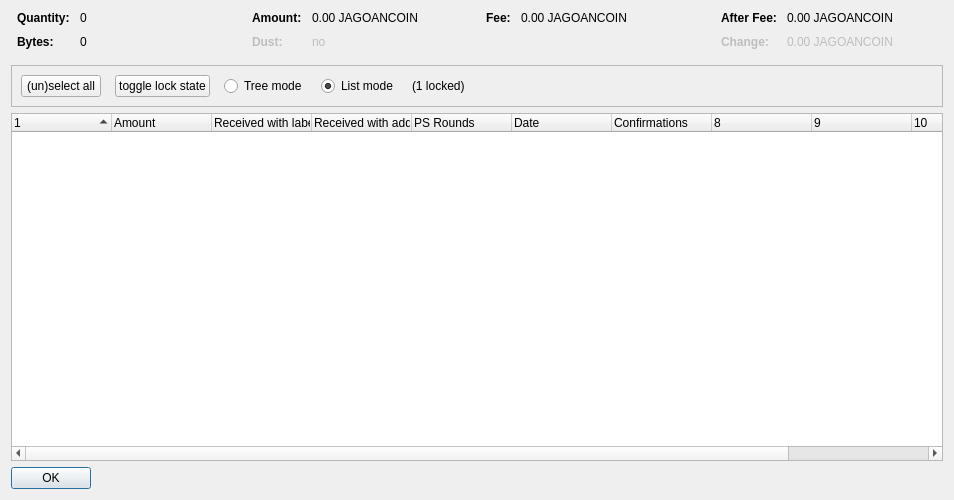
<?xml version="1.0" encoding="UTF-8"?>
<ui version="4.0">
 <class>CoinControlDialog</class>
 <widget class="QDialog" name="CoinControlDialog">
  <property name="geometry">
   <rect>
    <x>0</x>
    <y>0</y>
    <width>954</width>
    <height>500</height>
   </rect>
  </property>
  <property name="windowTitle">
   <string>Coin Selection</string>
  </property>
  <layout class="QVBoxLayout" name="verticalLayout">
   <item>
    <layout class="QHBoxLayout" name="horizontalLayoutTop" stretch="0,0,0,0">
     <property name="topMargin">
      <number>0</number>
     </property>
     <property name="bottomMargin">
      <number>10</number>
     </property>
     <item>
      <layout class="QFormLayout" name="formLayoutCoinControl1">
       <property name="horizontalSpacing">
        <number>10</number>
       </property>
       <property name="verticalSpacing">
        <number>10</number>
       </property>
       <property name="leftMargin">
        <number>6</number>
       </property>
       <property name="rightMargin">
        <number>6</number>
       </property>
       <item row="0" column="0">
        <widget class="QLabel" name="labelCoinControlQuantityText">
         <property name="font">
          <font>
           <weight>75</weight>
           <bold>true</bold>
          </font>
         </property>
         <property name="text">
          <string>Quantity:</string>
         </property>
        </widget>
       </item>
       <item row="0" column="1">
        <widget class="QLabel" name="labelCoinControlQuantity">
         <property name="cursor">
          <cursorShape>IBeamCursor</cursorShape>
         </property>
         <property name="contextMenuPolicy">
          <enum>Qt::ActionsContextMenu</enum>
         </property>
         <property name="text">
          <string notr="true">0</string>
         </property>
         <property name="textInteractionFlags">
          <set>Qt::LinksAccessibleByMouse|Qt::TextSelectableByKeyboard|Qt::TextSelectableByMouse</set>
         </property>
        </widget>
       </item>
       <item row="1" column="0">
        <widget class="QLabel" name="labelCoinControlBytesText">
         <property name="font">
          <font>
           <weight>75</weight>
           <bold>true</bold>
          </font>
         </property>
         <property name="text">
          <string>Bytes:</string>
         </property>
        </widget>
       </item>
       <item row="1" column="1">
        <widget class="QLabel" name="labelCoinControlBytes">
         <property name="cursor">
          <cursorShape>IBeamCursor</cursorShape>
         </property>
         <property name="contextMenuPolicy">
          <enum>Qt::ActionsContextMenu</enum>
         </property>
         <property name="text">
          <string notr="true">0</string>
         </property>
         <property name="textInteractionFlags">
          <set>Qt::LinksAccessibleByMouse|Qt::TextSelectableByKeyboard|Qt::TextSelectableByMouse</set>
         </property>
        </widget>
       </item>
      </layout>
     </item>
     <item>
      <layout class="QFormLayout" name="formLayoutCoinControl2">
       <property name="horizontalSpacing">
        <number>10</number>
       </property>
       <property name="verticalSpacing">
        <number>10</number>
       </property>
       <property name="leftMargin">
        <number>6</number>
       </property>
       <property name="rightMargin">
        <number>6</number>
       </property>
       <item row="0" column="0">
        <widget class="QLabel" name="labelCoinControlAmountText">
         <property name="font">
          <font>
           <weight>75</weight>
           <bold>true</bold>
          </font>
         </property>
         <property name="text">
          <string>Amount:</string>
         </property>
        </widget>
       </item>
       <item row="0" column="1">
        <widget class="QLabel" name="labelCoinControlAmount">
         <property name="cursor">
          <cursorShape>IBeamCursor</cursorShape>
         </property>
         <property name="contextMenuPolicy">
          <enum>Qt::ActionsContextMenu</enum>
         </property>
         <property name="text">
          <string notr="true">0.00 JAGOANCOIN</string>
         </property>
         <property name="textInteractionFlags">
          <set>Qt::LinksAccessibleByMouse|Qt::TextSelectableByKeyboard|Qt::TextSelectableByMouse</set>
         </property>
        </widget>
       </item>
       <item row="1" column="0">
        <widget class="QLabel" name="labelCoinControlLowOutputText">
         <property name="enabled">
          <bool>false</bool>
         </property>
         <property name="font">
          <font>
           <weight>75</weight>
           <bold>true</bold>
          </font>
         </property>
         <property name="text">
          <string>Dust:</string>
         </property>
        </widget>
       </item>
       <item row="1" column="1">
        <widget class="QLabel" name="labelCoinControlLowOutput">
         <property name="enabled">
          <bool>false</bool>
         </property>
         <property name="cursor">
          <cursorShape>IBeamCursor</cursorShape>
         </property>
         <property name="contextMenuPolicy">
          <enum>Qt::ActionsContextMenu</enum>
         </property>
         <property name="text">
          <string notr="true">no</string>
         </property>
         <property name="textInteractionFlags">
          <set>Qt::LinksAccessibleByMouse|Qt::TextSelectableByKeyboard|Qt::TextSelectableByMouse</set>
         </property>
        </widget>
       </item>
      </layout>
     </item>
     <item>
      <layout class="QFormLayout" name="formLayoutCoinControl3">
       <property name="horizontalSpacing">
        <number>10</number>
       </property>
       <property name="verticalSpacing">
        <number>10</number>
       </property>
       <property name="leftMargin">
        <number>6</number>
       </property>
       <property name="rightMargin">
        <number>6</number>
       </property>
       <item row="0" column="0">
        <widget class="QLabel" name="labelCoinControlFeeText">
         <property name="font">
          <font>
           <weight>75</weight>
           <bold>true</bold>
          </font>
         </property>
         <property name="text">
          <string>Fee:</string>
         </property>
        </widget>
       </item>
       <item row="0" column="1">
        <widget class="QLabel" name="labelCoinControlFee">
         <property name="cursor">
          <cursorShape>IBeamCursor</cursorShape>
         </property>
         <property name="contextMenuPolicy">
          <enum>Qt::ActionsContextMenu</enum>
         </property>
         <property name="text">
          <string notr="true">0.00 JAGOANCOIN</string>
         </property>
         <property name="textInteractionFlags">
          <set>Qt::LinksAccessibleByMouse|Qt::TextSelectableByKeyboard|Qt::TextSelectableByMouse</set>
         </property>
        </widget>
       </item>
      </layout>
     </item>
     <item>
      <layout class="QFormLayout" name="formLayoutCoinControl4">
       <property name="horizontalSpacing">
        <number>10</number>
       </property>
       <property name="verticalSpacing">
        <number>10</number>
       </property>
       <property name="leftMargin">
        <number>6</number>
       </property>
       <property name="rightMargin">
        <number>6</number>
       </property>
       <item row="0" column="0">
        <widget class="QLabel" name="labelCoinControlAfterFeeText">
         <property name="font">
          <font>
           <weight>75</weight>
           <bold>true</bold>
          </font>
         </property>
         <property name="text">
          <string>After Fee:</string>
         </property>
        </widget>
       </item>
       <item row="0" column="1">
        <widget class="QLabel" name="labelCoinControlAfterFee">
         <property name="cursor">
          <cursorShape>IBeamCursor</cursorShape>
         </property>
         <property name="contextMenuPolicy">
          <enum>Qt::ActionsContextMenu</enum>
         </property>
         <property name="text">
          <string notr="true">0.00 JAGOANCOIN</string>
         </property>
         <property name="textInteractionFlags">
          <set>Qt::LinksAccessibleByMouse|Qt::TextSelectableByKeyboard|Qt::TextSelectableByMouse</set>
         </property>
        </widget>
       </item>
       <item row="1" column="0">
        <widget class="QLabel" name="labelCoinControlChangeText">
         <property name="enabled">
          <bool>false</bool>
         </property>
         <property name="font">
          <font>
           <weight>75</weight>
           <bold>true</bold>
          </font>
         </property>
         <property name="text">
          <string>Change:</string>
         </property>
        </widget>
       </item>
       <item row="1" column="1">
        <widget class="QLabel" name="labelCoinControlChange">
         <property name="enabled">
          <bool>false</bool>
         </property>
         <property name="cursor">
          <cursorShape>IBeamCursor</cursorShape>
         </property>
         <property name="contextMenuPolicy">
          <enum>Qt::ActionsContextMenu</enum>
         </property>
         <property name="text">
          <string notr="true">0.00 JAGOANCOIN</string>
         </property>
         <property name="textInteractionFlags">
          <set>Qt::LinksAccessibleByMouse|Qt::TextSelectableByKeyboard|Qt::TextSelectableByMouse</set>
         </property>
        </widget>
       </item>
      </layout>
     </item>
    </layout>
   </item>
   <item>
    <widget class="QFrame" name="frame">
     <property name="minimumSize">
      <size>
       <width>0</width>
       <height>40</height>
      </size>
     </property>
     <property name="frameShape">
      <enum>QFrame::StyledPanel</enum>
     </property>
     <property name="frameShadow">
      <enum>QFrame::Sunken</enum>
     </property>
     <layout class="QHBoxLayout" name="horizontalLayout">
      <item>
       <layout class="QHBoxLayout" name="horizontalLayoutPanel" stretch="0,0,0,0,0,0">
        <property name="spacing">
         <number>14</number>
        </property>
        <item>
         <widget class="QPushButton" name="pushButtonSelectAll">
          <property name="sizePolicy">
           <sizepolicy hsizetype="Maximum" vsizetype="Fixed">
            <horstretch>0</horstretch>
            <verstretch>0</verstretch>
           </sizepolicy>
          </property>
          <property name="text">
           <string>(un)select all</string>
          </property>
          <property name="autoDefault">
           <bool>false</bool>
          </property>
         </widget>
        </item>
        <item>
         <widget class="QPushButton" name="pushButtonToggleLock">
          <property name="sizePolicy">
           <sizepolicy hsizetype="Maximum" vsizetype="Fixed">
            <horstretch>0</horstretch>
            <verstretch>0</verstretch>
           </sizepolicy>
          </property>
          <property name="text">
           <string>toggle lock state</string>
          </property>
          <property name="autoDefault">
           <bool>false</bool>
          </property>
         </widget>
        </item>
        <item>
         <widget class="QRadioButton" name="radioTreeMode">
          <property name="sizePolicy">
           <sizepolicy hsizetype="Maximum" vsizetype="Fixed">
            <horstretch>0</horstretch>
            <verstretch>0</verstretch>
           </sizepolicy>
          </property>
          <property name="text">
           <string>Tree mode</string>
          </property>
         </widget>
        </item>
        <item>
         <widget class="QRadioButton" name="radioListMode">
          <property name="sizePolicy">
           <sizepolicy hsizetype="Maximum" vsizetype="Fixed">
            <horstretch>0</horstretch>
            <verstretch>0</verstretch>
           </sizepolicy>
          </property>
          <property name="text">
           <string>List mode</string>
          </property>
          <property name="checked">
           <bool>true</bool>
          </property>
         </widget>
        </item>
        <item>
         <widget class="QLabel" name="labelLocked">
          <property name="text">
           <string>(1 locked)</string>
          </property>
         </widget>
        </item>
        <item>
         <spacer name="horizontalSpacer">
          <property name="orientation">
           <enum>Qt::Horizontal</enum>
          </property>
          <property name="sizeHint" stdset="0">
           <size>
            <width>40</width>
            <height>20</height>
           </size>
          </property>
         </spacer>
        </item>
       </layout>
      </item>
     </layout>
    </widget>
   </item>
   <item>
    <widget class="CoinControlTreeWidget" name="treeWidget">
     <property name="contextMenuPolicy">
      <enum>Qt::CustomContextMenu</enum>
     </property>
     <property name="sortingEnabled">
      <bool>false</bool>
     </property>
     <property name="columnCount">
      <number>11</number>
     </property>
     <attribute name="headerShowSortIndicator" stdset="0">
      <bool>true</bool>
     </attribute>
     <attribute name="headerStretchLastSection">
      <bool>false</bool>
     </attribute>
     <column>
      <property name="text">
       <string/>
      </property>
     </column>
     <column>
      <property name="text">
       <string>Amount</string>
      </property>
     </column>
     <column>
      <property name="text">
       <string>Received with label</string>
      </property>
     </column>
     <column>
      <property name="text">
       <string>Received with address</string>
      </property>
     </column>
     <column>
      <property name="text">
       <string>PS Rounds</string>
      </property>
     </column>
     <column>
      <property name="text">
       <string>Date</string>
      </property>
     </column>
     <column>
      <property name="text">
       <string>Confirmations</string>
      </property>
      <property name="toolTip">
       <string>Confirmed</string>
      </property>
     </column>
     <column>
      <property name="text">
       <string/>
      </property>
     </column>
     <column>
      <property name="text">
       <string/>
      </property>
     </column>
     <column>
      <property name="text">
       <string/>
      </property>
     </column>
     <column>
      <property name="text">
       <string/>
      </property>
     </column>
    </widget>
   </item>
   <item>
    <widget class="QDialogButtonBox" name="buttonBox">
     <property name="sizePolicy">
      <sizepolicy hsizetype="Maximum" vsizetype="Fixed">
       <horstretch>0</horstretch>
       <verstretch>0</verstretch>
      </sizepolicy>
     </property>
     <property name="orientation">
      <enum>Qt::Horizontal</enum>
     </property>
     <property name="standardButtons">
      <set>QDialogButtonBox::Ok</set>
     </property>
    </widget>
   </item>
  </layout>
 </widget>
 <customwidgets>
  <customwidget>
   <class>CoinControlTreeWidget</class>
   <extends>QTreeWidget</extends>
   <header>coincontroltreewidget.h</header>
  </customwidget>
 </customwidgets>
 <resources/>
 <connections/>
</ui>
